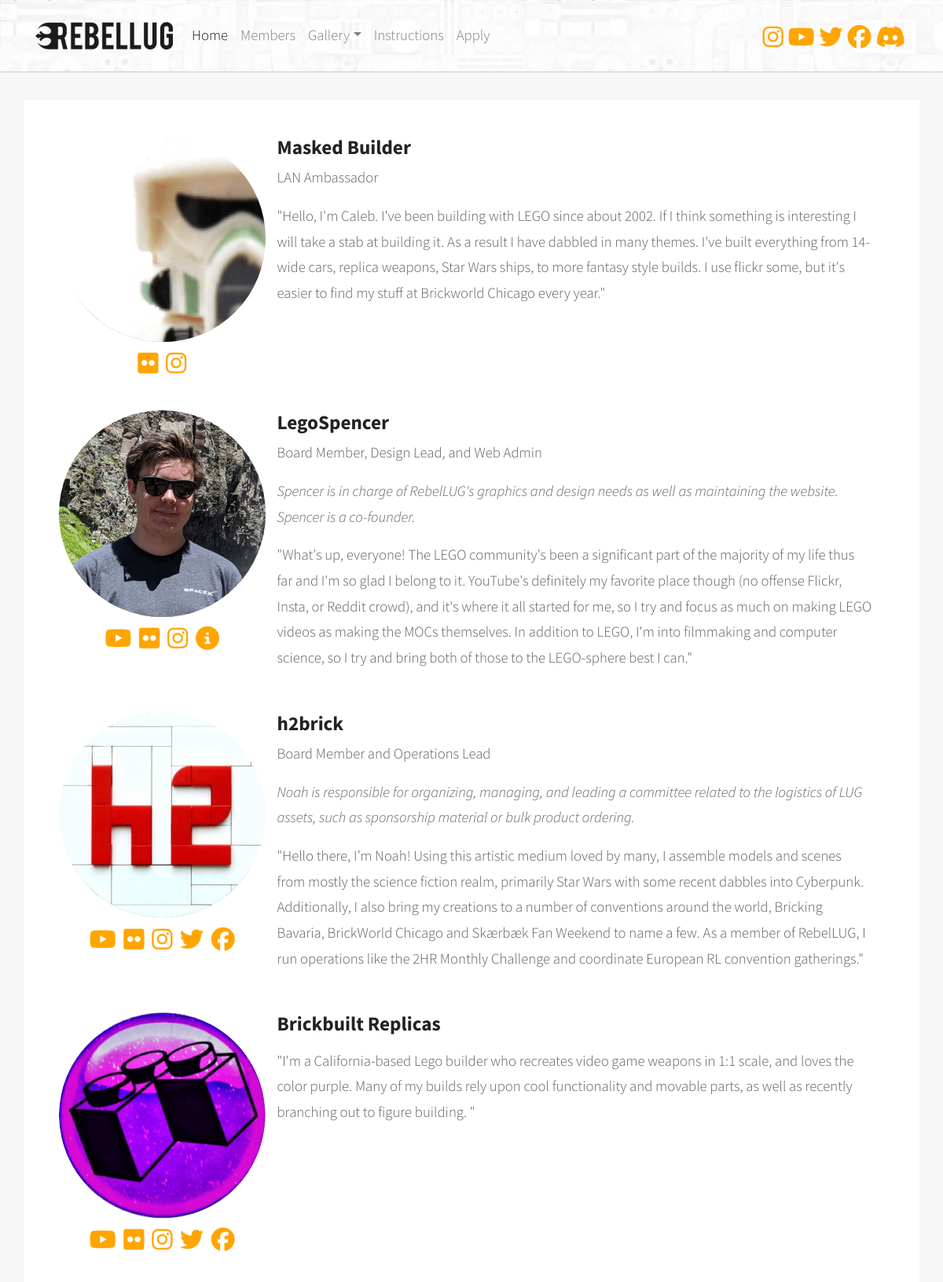
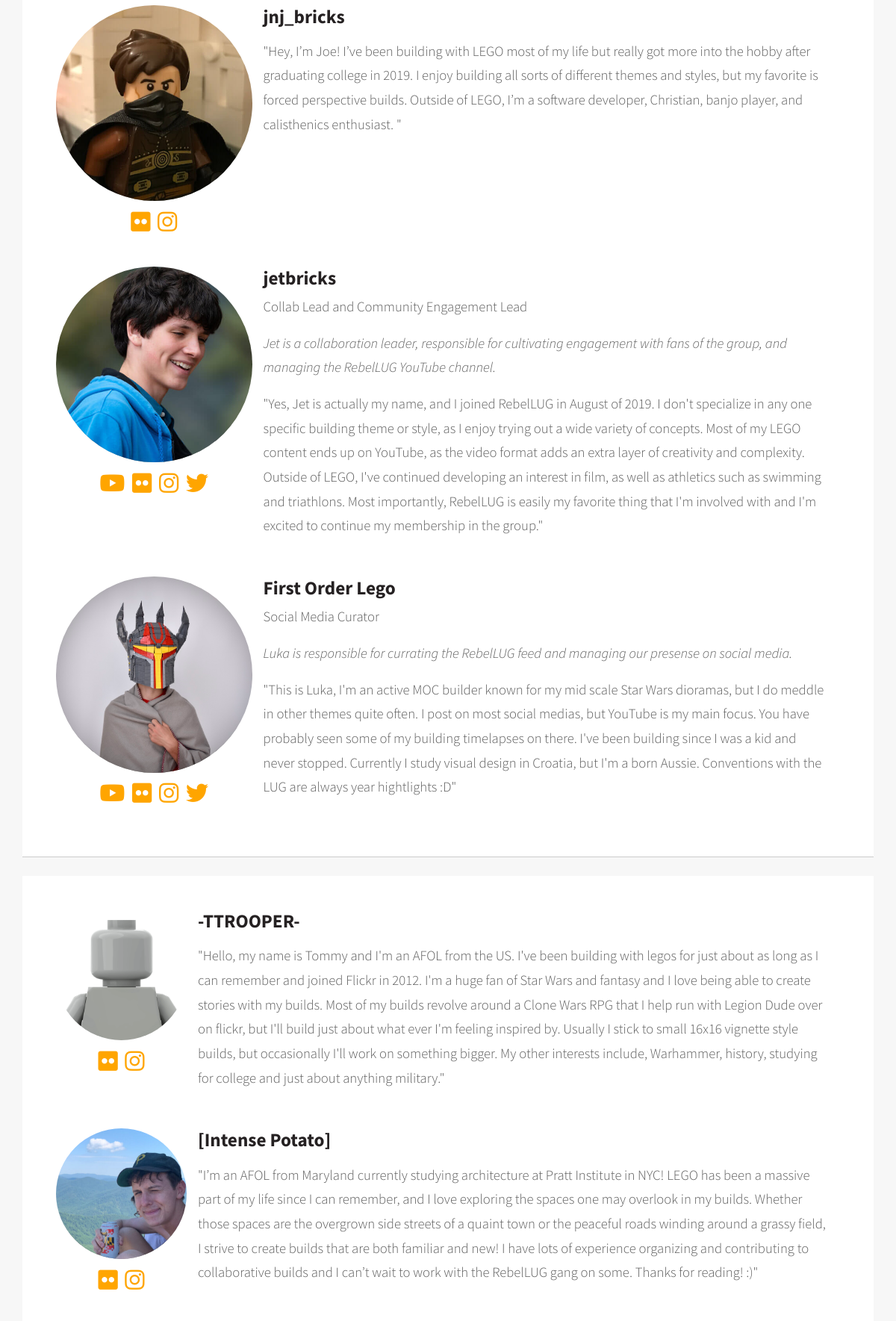
/members.php (upper part), run on the app's committed database (2 pictures, top to bottom).
### tables this page shows
CREATE TABLE `members` (
  `id` int NOT NULL,
  `name` varchar(255) NOT NULL,
  `handle` varchar(255) NOT NULL,
  `title` varchar(255) NOT NULL,
  `description` varchar(1000) NOT NULL,
  `bio` varchar(1000) NOT NULL,
  `pfp` varchar(255) NOT NULL,
  `youtube` varchar(255) DEFAULT NULL,
  `flickr` varchar(255) DEFAULT NULL,
  `instagram` varchar(255) DEFAULT NULL,
  `twitter` varchar(255) DEFAULT NULL,
  `facebook` varchar(255) DEFAULT NULL,
  `personalSite` varchar(255) DEFAULT NULL,
  `dateJoined` date DEFAULT NULL,
  `manualOrder` int DEFAULT NULL,
  `isMember` varchar(10) DEFAULT NULL,
  `isHighCommand` varchar(10) DEFAULT NULL
);

### includes/navItems.php (called while the page is built, shortened)
<?php
    $navItems = array(
        array(
            "slug" => "/",
            "dirname" => "",
            "title" => "RebelLUG",
            "name" => "Home"
        ),
        array(
            "slug" => "/members",
            "dirname" => "",
            "title" => "Members",
            "name" => "Members"
        ),
        array(
            "title"=> "Gallery",
            "name" => "Gallery",
            "dropdownItems" => array(
                array(
                    "slug" => "/gallery/collaborations",
                    "dirname" => "/gallery/collaborations",
                    "title" => "Collaborations",
                    "name" => "Collaborations"
                ),
                array(
                    "slug" => "/gallery/contests",
                    "dirname" => "/gallery/contests",
                    "title" => "Contests",
                    "name" => "Contests"
                )
            )
        ),
        array(
            "slug" => "/instructions",
            "dirname" => "/instructions",
            "title" => "Instructions",
            "name" => "Instructions"
        ),
        array(
            "slug" => "/application",
            "dirname" => "",
            "title" => "Application",
            "name" => "Apply"
        ),
    );
?>

### includes/functions.php (the view, shortened to what this page needs)
<?php
function memberSocial($memberID) {
    global $conn;
    $member_info = mysqli_query($conn, "SELECT * FROM members where id=$memberID");
    $member_info_row = mysqli_fetch_assoc($member_info);
    $handle = $member_info_row ['handle'];
    $youtube = $member_info_row ['youtube'];
    $flickr = $member_info_row ['flickr'];
    $instagram = $member_info_row ['instagram'];
    $twitter = $member_info_row ['twitter'];
    $facebook = $member_info_row ['facebook'];
    $personalSite = $member_info_row ['personalSite'];
    $output = '<div class="social">';
    if ($youtube != "") {
        $output = $output . '
            <a href="' . $youtube . '" alt="' . $handle . '" target="_BLANK"><i class="fab fa-youtube align-middle" aria-hidden="true"></i></a>
        ';
    }
    if ($flickr != "") {
        $output = $output . '
            <a href="' . $flickr . '" alt="' . $handle . '" target="_BLANK"><i class="fab fa-flickr align-middle" aria-hidden="true"></i></a>
        ';
    }
    if ($instagram != "") {
        $output = $output . '
            <a href="' . $instagram . '" alt="' . $handle . '" target="_BLANK"><i class="fab fa-instagram align-middle" aria-hidden="true"></i></a>
        ';
    }
    if ($twitter != "") {
        $output = $output . '
            <a href="' . $twitter . '" alt="' . $handle . '" target="_BLANK"><i class="fab fa-twitter align-middle" aria-hidden="true"></i></a>
        ';
    }
    if ($facebook != "") {
        $output = $output . '
            <a href="' . $facebook . '" alt="' . $handle . '" target="_BLANK"><i class="fab fa-facebook align-middle" aria-hidden="true"></i></a>
        ';
    }
    if ($personalSite != "") {
        $output = $output . '
            <a href="' . $personalSite . '" alt="' . $handle . '" target="_BLANK"><i class="fas fa-info-circle align-middle" aria-hidden="true"></i></a>
        ';
    }
    $output = $output . '</div>';
    return $output;
}

### includes/header.php (shortened to what this page needs)
<?php include SITE_ROOT . '/includes/navItems.php' ?>
<!DOCTYPE HTML>
<html lang="en">
<head>
    <link rel="stylesheet" href="https://stackpath.bootstrapcdn.com/bootstrap/4.5.0/css/bootstrap.min.css">
    <link rel="stylesheet" href="/assets/style.css">
    <link rel="stylesheet" href="https://cdnjs.cloudflare.com/ajax/libs/font-awesome/4.7.0/css/font-awesome.min.css">
</head>
<body>
<nav class="navbar sticky-top navbar-expand-md navbar-light bg-light box">
    <div class="container">
    <a class="navbar-brand" href="/">
        <img src="/images/logos/rebellug-logo-big-90gray-half-res.png" alt="RebelLUG Logo" class="logo">
    </a>
    <div class="collapse navbar-collapse" id="navbarSupportedContent">
        <?php include SITE_ROOT . '/includes/nav.php' ?>
    </div>
    <ul class="navbar-nav ml-auto social">
        <a href="https://instagram.com/rebellug" target="_blank"><li class="nav-item"><div class="col"><i class="fab fa-instagram align-middle" aria-hidden="true"></i></div></li></a>
        <a href="https://youtube.com/rebellug" target="_blank"><li class="nav-item"><div class="col"><i class="fab fa-youtube align-middle" aria-hidden="true"></i></div></li></a>
        <a href="https://twitter.com/rebellug" target="_blank"><li class="nav-item"><div class="col"><i class="fab fa-twitter align-middle" aria-hidden="true"></i></div></li></a>
        <a href="https://www.facebook.com/Rebellegousergroup/" target="_blank"><li class="nav-item"><div class="col"><i class="fab fa-facebook align-middle" aria-hidden="true"></i></div></li></a>
        <a href="https://discord.gg/drDFrCJ" target="_blank"><div class="col"><li class="nav-item"><i class="fab fa-discord align-middle" aria-hidden="true"></i></div></li></a>
    </ul>
    </div>
</nav>

### includes/nav.php (shortened to what this page needs)
<?php
    function activePageCheck($item) {
        if (isset($item["dropdownItems"])) {
            $output = false;
            return $output;
        }
    }
    function noExistingPageCheck($navItems) {
        $output = true;
        return $output;
    }
    function isHomeCheck($item) {
        if ($item["name"] == "Home") {
            return true;
        }
    }
?>
<ul class="navbar-nav mr-auto">
    <?php
        foreach ($navItems as $item) {
            if (!isset($item["dropdownItems"])) {
                $output = "
                        <a class='nav-link' href=\"$item[slug]\"><p>
                            $item[name]
                        </p></a>
                    </li>
                ";
                if (activePageCheck($item) || (isHomeCheck($item) && noExistingPageCheck($navItems))) {
                    $output = "<li class='nav-item active'>" . $output . "<span class='sr-only'>(current)</span> </a>";
                } else {
                    $output = "<li class='nav-item'>" . $output . "</a>";
                }
                echo $output;
            }
            if (isset($item["dropdownItems"])) {
                $output = '<li class="nav-item dropdown';
                $output = $output . '">
                    <a class="nav-link dropdown-toggle" href="#" id="navbarDropdown" role="button" data-toggle="dropdown" aria-haspopup="true" aria-expanded="false"><p style="display: inline-block;">
                    ' . $item["name"] . '
                </p></a>
                <div class="dropdown-menu" aria-labelledby="navbarDropdown">
                ';
                foreach ($item["dropdownItems"] as $dropdownItem) {
                    $output = $output . '<a class="dropdown-item" href="' . $dropdownItem["slug"] . '">' . $dropdownItem["name"] . '</a>';
                }
                $output = $output . "</div></li>";
                echo $output;
            }
        }
    ?>
</ul>

### members.php (shortened to what this page needs)
<?php
include "config.php";
include SITE_ROOT . "/includes/header.php";
function printMemberModule($count, $name, $handle, $title, $description, $bio, $pfp, $youtube, $flickr, $instagram, $twitter, $facebook, $personalSite, $dateJoined, $manualOrder, $isMember, $isHighCommand, $member_ID) {
    print_r('
    <div class="row person">
    ');
    if ($isHighCommand == "true") {
        print_r('<div class="col-md-3">');
    } else {
        print_r('<div class="col-md-2">');
    }
    print_r('
            <div class="row">
                <div class="col imageContainer" align="center">
                    <img src="/images/members/the_man.png" alt="the man">
                    <img src="/images/members/' . $pfp . '" alt="' . $handle . ' Profile Picture">
                </div>
            </div>'
    );
    print_r('
    <div class="row">
        <div class="col" align="center">
            ' . memberSocial($member_ID) . '
        </div>
    </div>'
);
    print_r('
        </div>
        ');
        if ($isHighCommand == "true") {
            print_r('<div class="col-md-9">');
        } else {
            print_r('<div class="col-md-10">');
        }
        print_r('
            <h3>' . $handle . '</h3>
            <p>' . $title . '</p>
            <p><i>' . $description . '</i></p>
            <div class="collapse bio" id="bio' . $count . '"><p>"' . $bio . '"</p></div>
            <a data-toggle="collapse" href="#bio' . $count . '" role="button" aria-expanded="false" aria-controls="collapseExample" id="bioButton" class="visible-xs bioButton">Bio</a>
            <div class="d-md-block d-sm-none d-none" id="device-size-check"></div>
        </div>
    </div>
    ');
}
?>
<div class="content">
    <div class="container">
        <div class="box">
            <div class="row justify-content-center members highCommand">
                <?php
                    $result = mysqli_query($conn, "SELECT * FROM members WHERE isMember='true' AND isHighCommand='true' ORDER BY manualOrder");
                    $resultCheck = mysqli_num_rows($result);
                    if ($resultCheck > 0) {
                        $count = 0;
                        while ($row = mysqli_fetch_assoc($result)) {
                            $count++;
                            $name = $row['name'];
                            $handle = $row['handle'];
                            $title = $row['title'];
                            $description = $row['description'];
                            $bio = $row['bio'];
                            $pfp = $row['pfp'];
                            $youtube = $row['youtube'];
                            $flickr = $row['flickr'];
                            $instagram = $row['instagram'];
                            $twitter = $row['twitter'];
                            $facebook = $row['facebook'];
                            $personalSite = $row['personalSite'];
                            $dateJoined = $row['dateJoined'];
                            $manualOrder = $row['manualOrder'];
                            $isMember = $row['isMember'];
                            $isHighCommand = $row['isHighCommand'];
                            $member_ID = $row['id'];
                            printMemberModule($count, $name, $handle, $title, $description, $bio, $pfp, $youtube, $flickr, $instagram, $twitter, $facebook, $personalSite, $dateJoined, $manualOrder, $isMember, $isHighCommand, $member_ID);
                        }
                    } else {
                        echo "There was an error loading the members";
                    }
                ?>
            </div>
        </div>
        <div class="box">
            <div class="row justify-content-center members">
                <?php
                    $result = mysqli_query($conn, "SELECT * FROM members WHERE isMember='true' AND isHighCommand='false' ORDER BY handle");
                    $resultCheck = mysqli_num_rows($result);
                    if ($resultCheck > 0) {
                        while ($row = mysqli_fetch_assoc($result)) {
                            $count++;
                            $name = $row['name'];
                            $handle = $row['handle'];
                            $title = $row['title'];
                            $description = $row['description'];
                            $bio = $row['bio'];
                            $pfp = $row['pfp'];
                            $youtube = $row['youtube'];
                            $flickr = $row['flickr'];
                            $instagram = $row['instagram'];
                            $twitter = $row['twitter'];
                            $facebook = $row['facebook'];
                            $personalSite = $row['personalSite'];
                            $dateJoined = $row['dateJoined'];
                            $manualOrder = $row['manualOrder'];
                            $isMember = $row['isMember'];
                            $isHighCommand = $row['isHighCommand'];
                            $member_ID = $row['id'];
                            printMemberModule($count, $name, $handle, $title, $description, $bio, $pfp, $youtube, $flickr, $instagram, $twitter, $facebook, $personalSite, $dateJoined, $manualOrder, $isMember, $isHighCommand, $member_ID);
                        }
                    } else {
                        echo "There was an error loading the members";
                    }
                ?>
            </div>
        </div>
    </div>
</div>
<?php include SITE_ROOT . "/includes/footer.php" ?>

### includes/footer.php (shortened to what this page needs)
</body>

### assets/style.css (style rules this page uses)
:root { --default-movement-action: all 0.3s ease 0s; --default-movement: -2.5px; --default-orange: orange; --default-dark-orange: #db831e; }
* { transition: var(--default-movement-action); }
body { background-color: var(--default-dark-gray); background: url(../images/black-greeble-background.jpg); font-family: 'Source Sans Pro'; font-weight: 300; color: #5d5d5d; font-size: 14pt; line-height: 1.75em; }
i, em { font-style: italic; }
h1, h2, h3, h4, h5, h6 { color: #252122; font-weight: 700; }
h3 { font-size: 1.35em; }
.container { padding: 0; }
a { color: var(--default-orange); }
.fa, .fab, .fas { color: var(--default-orange); font-size: 30px; }
.social { margin: 10px 0px; flex-direction: row; }
.social i { margin: 0 3px; }
.social .col { padding: 0 0 0 0 !important; }
.navbar { width: 100% !important; max-width: 100% !important; background: url(../images/white-greeble-background.jpg); }
.navbar .logo { height: 35px; }
.navbar p { margin: 0; }
.navbar .container { max-width: 100%; max-width: 1110px; height: 75px; }
.content { background-color: #f7f7f7; padding: 10px 0; }
.box { background-color: white; border-bottom: 1px solid #ccc; }
.content .box { margin: 25px 0; padding: 35px 50px; }
.members .imageContainer { width: 100%; text-align: center; position: relative; padding-bottom: 100%; border-radius: 50%; overflow: hidden; }
.members img { position: absolute; width: 100%; height: 100%; top: 0; left: 0; object-fit: cover; text-indent: 100%; white-space: nowrap; overflow: hidden; }
.imageContainer { align-items: flex-start; }
.members .person { padding: 10px; margin-bottom: 15px; width: 100%; }
.members .social { margin: 10px 0 10px 0; }

### data on the page
members: value "Masked Builder LAN Ambassador \"Hello, I'm Caleb. I've been building with LEGO since about 2002. If I think something is interesting I will take a stab at building it. As a result I have dabbled in many themes. I've built everything from 14-wide cars, replica weapons, Star Wars ships, to more fantasy style builds. I use flickr some, but it's easier to find my stuff at Brickworld Chicago every year.\""
members: value "LegoSpencer Board Member, Design Lead, and Web Admin Spencer is in charge of RebelLUG's graphics and design needs as well as maintaining the website. Spencer is a co-founder. \"What's up, everyone! The LEGO community's been a significant part of the majority of my life thus far and I'm so glad I belong to it. YouTube's definitely my favorite place though (no offense Flickr, Insta, or Reddit crowd), and it's where it all started for me, so I try and focus as much on making LEGO videos as making the MOCs themselves. In addition to LEGO, I'm into filmmaking and computer science, so I try and bring both of those to the LEGO-sphere best I can.\""
members: value "h2brick Board Member and Operations Lead Noah is responsible for organizing, managing, and leading a committee related to the logistics of LUG assets, such as sponsorship material or bulk product ordering. \"Hello there, I’m Noah! Using this artistic medium loved by many, I assemble models and scenes from mostly the science fiction realm, primarily Star Wars with some recent dabbles into Cyberpunk. Additionally, I also bring my creations to a number of conventions around the world, Bricking Bavaria, BrickWorld Chicago and Skærbæk Fan Weekend to name a few. As a member of RebelLUG, I run operations like the 2HR Monthly Challenge and coordinate European RL convention gatherings.\""
members: value "Brickbuilt Replicas \"I'm a California-based Lego builder who recreates video game weapons in 1:1 scale, and loves the color purple. Many of my builds rely upon cool functionality and movable parts, as well as recently branching out to figure building. \""
members: value "jnj_bricks \"Hey, I’m Joe! I’ve been building with LEGO most of my life but really got more into the hobby after graduating college in 2019. I enjoy building all sorts of different themes and styles, but my favorite is forced perspective builds. Outside of LEGO, I’m a software developer, Christian, banjo player, and calisthenics enthusiast. \""
members: value "jetbricks Collab Lead and Community Engagement Lead Jet is a collaboration leader, responsible for cultivating engagement with fans of the group, and managing the RebelLUG YouTube channel. \"Yes, Jet is actually my name, and I joined RebelLUG in August of 2019. I don't specialize in any one specific building theme or style, as I enjoy trying out a wide variety of concepts. Most of my LEGO content ends up on YouTube, as the video format adds an extra layer of creativity and complexity. Outside of LEGO, I've continued developing an interest in film, as well as athletics such as swimming and triathlons. Most importantly, RebelLUG is easily my favorite thing that I'm involved with and I'm…"
members: value "First Order Lego Social Media Curator Luka is responsible for currating the RebelLUG feed and managing our presense on social media. \"This is Luka, I'm an active MOC builder known for my mid scale Star Wars dioramas, but I do meddle in other themes quite often. I post on most social medias, but YouTube is my main focus. You have probably seen some of my building timelapses on there. I've been building since I was a kid and never stopped. Currently I study visual design in Croatia, but I'm a born Aussie. Conventions with the LUG are always year hightlights :D\""
members: value "-TTROOPER- \"Hello, my name is Tommy and I'm an AFOL from the US. I've been building with legos for just about as long as I can remember and joined Flickr in 2012. I'm a huge fan of Star Wars and fantasy and I love being able to create stories with my builds. Most of my builds revolve around a Clone Wars RPG that I help run with Legion Dude over on flickr, but I'll build just about what ever I'm feeling inspired by. Usually I stick to small 16x16 vignette style builds, but occasionally I'll work on something bigger. My other interests include, Warhammer, history, studying for college and just about anything military.\""
members: value "[Intense Potato] \"I’m an AFOL from Maryland currently studying architecture at Pratt Institute in NYC! LEGO has been a massive part of my life since I can remember, and I love exploring the spaces one may overlook in my builds. Whether those spaces are the overgrown side streets of a quaint town or the peaceful roads winding around a grassy field, I strive to create builds that are both familiar and new! I have lots of experience organizing and contributing to collaborative builds and I can’t wait to work with the RebelLUG gang on some. Thanks for reading! :)\""

### other printed values
$item[name] "Home"
$item[name] "Members"
$item["name"] "Gallery"
$item[name] "Instructions"
$item[name] "Apply"
